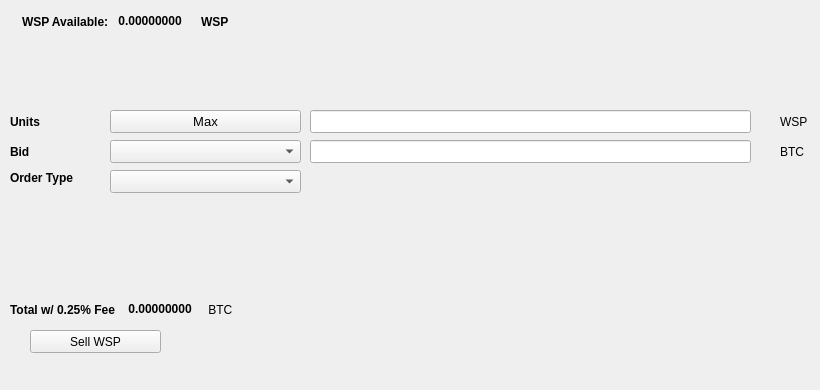
   <widget class="QWidget" name="SellTab">
    <attribute name="title">
     <string>Sell</string>
    </attribute>
    <widget class="QLabel" name="label_16">
     <property name="geometry">
      <rect>
       <x>780</x>
       <y>140</y>
       <width>31</width>
       <height>23</height>
      </rect>
     </property>
     <property name="text">
      <string>BTC</string>
     </property>
    </widget>
    <widget class="QComboBox" name="SellBidcomboBox">
     <property name="geometry">
      <rect>
       <x>110</x>
       <y>140</y>
       <width>191</width>
       <height>23</height>
      </rect>
     </property>
     <property name="font">
      <font>
       <pointsize>10</pointsize>
      </font>
     </property>
    </widget>
    <widget class="QLabel" name="label_18">
     <property name="geometry">
      <rect>
       <x>10</x>
       <y>110</y>
       <width>46</width>
       <height>23</height>
      </rect>
     </property>
     <property name="font">
      <font>
       <weight>75</weight>
       <bold>true</bold>
      </font>
     </property>
     <property name="text">
      <string>Units</string>
     </property>
    </widget>
    <widget class="QPushButton" name="Sell_Max_Amount">
     <property name="geometry">
      <rect>
       <x>110</x>
       <y>110</y>
       <width>191</width>
       <height>23</height>
      </rect>
     </property>
     <property name="font">
      <font>
       <pointsize>10</pointsize>
      </font>
     </property>
     <property name="text">
      <string>Max</string>
     </property>
    </widget>
    <widget class="QLabel" name="label_20">
     <property name="geometry">
      <rect>
       <x>10</x>
       <y>170</y>
       <width>91</width>
       <height>16</height>
      </rect>
     </property>
     <property name="font">
      <font>
       <weight>75</weight>
       <bold>true</bold>
      </font>
     </property>
     <property name="text">
      <string>Order Type</string>
     </property>
    </widget>
    <widget class="QComboBox" name="SellOrdertypeCombo">
     <property name="geometry">
      <rect>
       <x>110</x>
       <y>170</y>
       <width>191</width>
       <height>23</height>
      </rect>
     </property>
     <property name="font">
      <font>
       <pointsize>10</pointsize>
      </font>
     </property>
    </widget>
    <widget class="QLabel" name="label_21">
     <property name="geometry">
      <rect>
       <x>10</x>
       <y>140</y>
       <width>46</width>
       <height>23</height>
      </rect>
     </property>
     <property name="font">
      <font>
       <weight>75</weight>
       <bold>true</bold>
      </font>
     </property>
     <property name="text">
      <string>Bid</string>
     </property>
    </widget>
    <widget class="QLabel" name="label_22">
     <property name="geometry">
      <rect>
       <x>780</x>
       <y>110</y>
       <width>31</width>
       <height>23</height>
      </rect>
     </property>
     <property name="text">
      <string>WSP</string>
     </property>
    </widget>
    <widget class="QLineEdit" name="UnitsInputWSP">
     <property name="geometry">
      <rect>
       <x>310</x>
       <y>110</y>
       <width>441</width>
       <height>23</height>
      </rect>
     </property>
     <property name="font">
      <font>
       <pointsize>9</pointsize>
       <weight>75</weight>
       <bold>true</bold>
      </font>
     </property>
    </widget>
    <widget class="QLineEdit" name="SellBidPriceEdit">
     <property name="geometry">
      <rect>
       <x>310</x>
       <y>140</y>
       <width>441</width>
       <height>23</height>
      </rect>
     </property>
     <property name="font">
      <font>
       <pointsize>9</pointsize>
       <weight>75</weight>
       <bold>true</bold>
      </font>
     </property>
    </widget>
    <widget class="QPushButton" name="SellWSPBTN">
     <property name="geometry">
      <rect>
       <x>30</x>
       <y>330</y>
       <width>131</width>
       <height>23</height>
      </rect>
     </property>
     <property name="text">
      <string>Sell WSP</string>
     </property>
     <property name="icon">
      <iconset resource="../RPICoin">
       <normaloff>:/icons/bitcoin</normaloff>:/icons/bitcoin</iconset>
     </property>
    </widget>
    <widget class="QWidget" name="layoutWidget3">
     <property name="geometry">
      <rect>
       <x>22</x>
       <y>12</y>
       <width>258</width>
       <height>19</height>
      </rect>
     </property>
     <layout class="QHBoxLayout" name="horizontalLayout">
      <item>
       <widget class="QLabel" name="label232_2">
        <property name="font">
         <font>
          <weight>75</weight>
          <bold>true</bold>
         </font>
        </property>
        <property name="text">
         <string>WSP Available:</string>
        </property>
       </widget>
      </item>
      <item>
       <widget class="QLabel" name="WSPAvailableLabel">
        <property name="palette">
         <palette>
          <active>
           <colorrole role="WindowText">
            <brush brushstyle="SolidPattern">
             <color alpha="255">
              <red>0</red>
              <green>0</green>
              <blue>0</blue>
             </color>
            </brush>
           </colorrole>
           <colorrole role="Button">
            <brush brushstyle="SolidPattern">
             <color alpha="255">
              <red>0</red>
              <green>170</green>
              <blue>0</blue>
             </color>
            </brush>
           </colorrole>
           <colorrole role="Light">
            <brush brushstyle="SolidPattern">
             <color alpha="255">
              <red>0</red>
              <green>255</green>
              <blue>0</blue>
             </color>
            </brush>
           </colorrole>
           <colorrole role="Midlight">
            <brush brushstyle="SolidPattern">
             <color alpha="255">
              <red>0</red>
              <green>212</green>
              <blue>0</blue>
             </color>
            </brush>
           </colorrole>
           <colorrole role="Dark">
            <brush brushstyle="SolidPattern">
             <color alpha="255">
              <red>0</red>
              <green>85</green>
              <blue>0</blue>
             </color>
            </brush>
           </colorrole>
           <colorrole role="Mid">
            <brush brushstyle="SolidPattern">
             <color alpha="255">
              <red>0</red>
              <green>113</green>
              <blue>0</blue>
             </color>
            </brush>
           </colorrole>
           <colorrole role="Text">
            <brush brushstyle="SolidPattern">
             <color alpha="255">
              <red>0</red>
              <green>170</green>
              <blue>0</blue>
             </color>
            </brush>
           </colorrole>
           <colorrole role="BrightText">
            <brush brushstyle="SolidPattern">
             <color alpha="255">
              <red>255</red>
              <green>255</green>
              <blue>255</blue>
             </color>
            </brush>
           </colorrole>
           <colorrole role="ButtonText">
            <brush brushstyle="SolidPattern">
             <color alpha="255">
              <red>0</red>
              <green>0</green>
              <blue>0</blue>
             </color>
            </brush>
           </colorrole>
           <colorrole role="Base">
            <brush brushstyle="SolidPattern">
             <color alpha="255">
              <red>255</red>
              <green>255</green>
              <blue>255</blue>
             </color>
            </brush>
           </colorrole>
           <colorrole role="Window">
            <brush brushstyle="SolidPattern">
             <color alpha="255">
              <red>0</red>
              <green>170</green>
              <blue>0</blue>
             </color>
            </brush>
           </colorrole>
           <colorrole role="Shadow">
            <brush brushstyle="SolidPattern">
             <color alpha="255">
              <red>0</red>
              <green>0</green>
              <blue>0</blue>
             </color>
            </brush>
           </colorrole>
           <colorrole role="AlternateBase">
            <brush brushstyle="SolidPattern">
             <color alpha="255">
              <red>127</red>
              <green>212</green>
              <blue>127</blue>
             </color>
            </brush>
           </colorrole>
           <colorrole role="ToolTipBase">
            <brush brushstyle="SolidPattern">
             <color alpha="255">
              <red>255</red>
              <green>255</green>
              <blue>220</blue>
             </color>
            </brush>
           </colorrole>
           <colorrole role="ToolTipText">
            <brush brushstyle="SolidPattern">
             <color alpha="255">
              <red>0</red>
              <green>0</green>
              <blue>0</blue>
             </color>
            </brush>
           </colorrole>
          </active>
          <inactive>
           <colorrole role="WindowText">
            <brush brushstyle="SolidPattern">
             <color alpha="255">
              <red>0</red>
              <green>0</green>
              <blue>0</blue>
             </color>
            </brush>
           </colorrole>
           <colorrole role="Button">
            <brush brushstyle="SolidPattern">
             <color alpha="255">
              <red>0</red>
              <green>170</green>
              <blue>0</blue>
             </color>
            </brush>
           </colorrole>
           <colorrole role="Light">
            <brush brushstyle="SolidPattern">
             <color alpha="255">
              <red>0</red>
              <green>255</green>
              <blue>0</blue>
             </color>
            </brush>
           </colorrole>
           <colorrole role="Midlight">
            <brush brushstyle="SolidPattern">
             <color alpha="255">
              <red>0</red>
              <green>212</green>
              <blue>0</blue>
             </color>
            </brush>
           </colorrole>
           <colorrole role="Dark">
            <brush brushstyle="SolidPattern">
             <color alpha="255">
              <red>0</red>
              <green>85</green>
              <blue>0</blue>
             </color>
            </brush>
           </colorrole>
           <colorrole role="Mid">
            <brush brushstyle="SolidPattern">
             <color alpha="255">
              <red>0</red>
              <green>113</green>
              <blue>0</blue>
             </color>
            </brush>
           </colorrole>
           <colorrole role="Text">
            <brush brushstyle="SolidPattern">
             <color alpha="255">
              <red>0</red>
              <green>170</green>
              <blue>0</blue>
             </color>
            </brush>
           </colorrole>
           <colorrole role="BrightText">
            <brush brushstyle="SolidPattern">
             <color alpha="255">
              <red>255</red>
              <green>255</green>
              <blue>255</blue>
             </color>
            </brush>
           </colorrole>
           <colorrole role="ButtonText">
            <brush brushstyle="SolidPattern">
             <color alpha="255">
              <red>0</red>
              <green>0</green>
              <blue>0</blue>
             </color>
            </brush>
           </colorrole>
           <colorrole role="Base">
            <brush brushstyle="SolidPattern">
             <color alpha="255">
              <red>255</red>
              <green>255</green>
              <blue>255</blue>
             </color>
            </brush>
           </colorrole>
           <colorrole role="Window">
            <brush brushstyle="SolidPattern">
             <color alpha="255">
              <red>0</red>
              <green>170</green>
              <blue>0</blue>
             </color>
            </brush>
           </colorrole>
           <colorrole role="Shadow">
            <brush brushstyle="SolidPattern">
             <color alpha="255">
              <red>0</red>
              <green>0</green>
              <blue>0</blue>
             </color>
            </brush>
           </colorrole>
           <colorrole role="AlternateBase">
            <brush brushstyle="SolidPattern">
             <color alpha="255">
              <red>127</red>
              <green>212</green>
              <blue>127</blue>
             </color>
            </brush>
           </colorrole>
           <colorrole role="ToolTipBase">
            <brush brushstyle="SolidPattern">
             <color alpha="255">
              <red>255</red>
              <green>255</green>
              <blue>220</blue>
             </color>
            </brush>
           </colorrole>
           <colorrole role="ToolTipText">
            <brush brushstyle="SolidPattern">
             <color alpha="255">
              <red>0</red>
              <green>0</green>
              <blue>0</blue>
             </color>
            </brush>
           </colorrole>
          </inactive>
          <disabled>
           <colorrole role="WindowText">
            <brush brushstyle="SolidPattern">
             <color alpha="255">
              <red>0</red>
              <green>85</green>
              <blue>0</blue>
             </color>
            </brush>
           </colorrole>
           <colorrole role="Button">
            <brush brushstyle="SolidPattern">
             <color alpha="255">
              <red>0</red>
              <green>170</green>
              <blue>0</blue>
             </color>
            </brush>
           </colorrole>
           <colorrole role="Light">
            <brush brushstyle="SolidPattern">
             <color alpha="255">
              <red>0</red>
              <green>255</green>
              <blue>0</blue>
             </color>
            </brush>
           </colorrole>
           <colorrole role="Midlight">
            <brush brushstyle="SolidPattern">
             <color alpha="255">
              <red>0</red>
              <green>212</green>
              <blue>0</blue>
             </color>
            </brush>
           </colorrole>
           <colorrole role="Dark">
            <brush brushstyle="SolidPattern">
             <color alpha="255">
              <red>0</red>
              <green>85</green>
              <blue>0</blue>
             </color>
            </brush>
           </colorrole>
           <colorrole role="Mid">
            <brush brushstyle="SolidPattern">
             <color alpha="255">
              <red>0</red>
              <green>113</green>
              <blue>0</blue>
             </color>
            </brush>
           </colorrole>
           <colorrole role="Text">
            <brush brushstyle="SolidPattern">
             <color alpha="255">
              <red>0</red>
              <green>85</green>
              <blue>0</blue>
             </color>
            </brush>
           </colorrole>
           <colorrole role="BrightText">
            <brush brushstyle="SolidPattern">
             <color alpha="255">
              <red>255</red>
              <green>255</green>
              <blue>255</blue>
             </color>
            </brush>
           </colorrole>
           <colorrole role="ButtonText">
            <brush brushstyle="SolidPattern">
             <color alpha="255">
              <red>0</red>
              <green>85</green>
              <blue>0</blue>
             </color>
            </brush>
           </colorrole>
           <colorrole role="Base">
            <brush brushstyle="SolidPattern">
             <color alpha="255">
              <red>0</red>
              <green>170</green>
              <blue>0</blue>
             </color>
            </brush>
           </colorrole>
           <colorrole role="Window">
            <brush brushstyle="SolidPattern">
             <color alpha="255">
              <red>0</red>
              <green>170</green>
              <blue>0</blue>
             </color>
            </brush>
           </colorrole>
           <colorrole role="Shadow">
            <brush brushstyle="SolidPattern">
             <color alpha="255">
              <red>0</red>
              <green>0</green>
              <blue>0</blue>
             </color>
            </brush>
           </colorrole>
           <colorrole role="AlternateBase">
            <brush brushstyle="SolidPattern">
             <color alpha="255">
              <red>0</red>
              <green>170</green>
              <blue>0</blue>
             </color>
            </brush>
           </colorrole>
           <colorrole role="ToolTipBase">
            <brush brushstyle="SolidPattern">
             <color alpha="255">
              <red>255</red>
              <green>255</green>
              <blue>220</blue>
             </color>
            </brush>
           </colorrole>
           <colorrole role="ToolTipText">
            <brush brushstyle="SolidPattern">
             <color alpha="255">
              <red>0</red>
              <green>0</green>
              <blue>0</blue>
             </color>
            </brush>
           </colorrole>
          </disabled>
         </palette>
        </property>
        <property name="font">
         <font>
          <weight>75</weight>
          <bold>true</bold>
         </font>
        </property>
        <property name="text">
         <string> 0.00000000 </string>
        </property>
        <property name="textInteractionFlags">
         <set>Qt::LinksAccessibleByMouse|Qt::TextSelectableByKeyboard|Qt::TextSelectableByMouse</set>
        </property>
       </widget>
      </item>
      <item>
       <widget class="QLabel" name="labelWSP">
        <property name="font">
         <font>
          <weight>75</weight>
          <bold>true</bold>
         </font>
        </property>
        <property name="text">
         <string>WSP</string>
        </property>
       </widget>
      </item>
     </layout>
    </widget>
    <widget class="QWidget" name="layoutWidget">
     <property name="geometry">
      <rect>
       <x>10</x>
       <y>300</y>
       <width>268</width>
       <height>19</height>
      </rect>
     </property>
     <layout class="QHBoxLayout" name="horizontalLayout_2">
      <item>
       <widget class="QLabel" name="label_19">
        <property name="font">
         <font>
          <weight>75</weight>
          <bold>true</bold>
         </font>
        </property>
        <property name="text">
         <string>Total w/ 0.25% Fee </string>
        </property>
       </widget>
      </item>
      <item>
       <widget class="QLabel" name="SellCostLabel">
        <property name="palette">
         <palette>
          <active>
           <colorrole role="WindowText">
            <brush brushstyle="SolidPattern">
             <color alpha="255">
              <red>0</red>
              <green>0</green>
              <blue>0</blue>
             </color>
            </brush>
           </colorrole>
           <colorrole role="Button">
            <brush brushstyle="SolidPattern">
             <color alpha="255">
              <red>0</red>
              <green>170</green>
              <blue>0</blue>
             </color>
            </brush>
           </colorrole>
           <colorrole role="Light">
            <brush brushstyle="SolidPattern">
             <color alpha="255">
              <red>0</red>
              <green>255</green>
              <blue>0</blue>
             </color>
            </brush>
           </colorrole>
           <colorrole role="Midlight">
            <brush brushstyle="SolidPattern">
             <color alpha="255">
              <red>0</red>
              <green>212</green>
              <blue>0</blue>
             </color>
            </brush>
           </colorrole>
           <colorrole role="Dark">
            <brush brushstyle="SolidPattern">
             <color alpha="255">
              <red>0</red>
              <green>85</green>
              <blue>0</blue>
             </color>
            </brush>
           </colorrole>
           <colorrole role="Mid">
            <brush brushstyle="SolidPattern">
             <color alpha="255">
              <red>0</red>
              <green>113</green>
              <blue>0</blue>
             </color>
            </brush>
           </colorrole>
           <colorrole role="Text">
            <brush brushstyle="SolidPattern">
             <color alpha="255">
              <red>0</red>
              <green>170</green>
              <blue>0</blue>
             </color>
            </brush>
           </colorrole>
           <colorrole role="BrightText">
            <brush brushstyle="SolidPattern">
             <color alpha="255">
              <red>255</red>
              <green>255</green>
              <blue>255</blue>
             </color>
            </brush>
           </colorrole>
           <colorrole role="ButtonText">
            <brush brushstyle="SolidPattern">
             <color alpha="255">
              <red>0</red>
              <green>0</green>
              <blue>0</blue>
             </color>
            </brush>
           </colorrole>
           <colorrole role="Base">
            <brush brushstyle="SolidPattern">
             <color alpha="255">
              <red>255</red>
              <green>255</green>
              <blue>255</blue>
             </color>
            </brush>
           </colorrole>
           <colorrole role="Window">
            <brush brushstyle="SolidPattern">
             <color alpha="255">
              <red>0</red>
              <green>170</green>
              <blue>0</blue>
             </color>
            </brush>
           </colorrole>
           <colorrole role="Shadow">
            <brush brushstyle="SolidPattern">
             <color alpha="255">
              <red>0</red>
              <green>0</green>
              <blue>0</blue>
             </color>
            </brush>
           </colorrole>
           <colorrole role="AlternateBase">
            <brush brushstyle="SolidPattern">
             <color alpha="255">
              <red>127</red>
              <green>212</green>
              <blue>127</blue>
             </color>
            </brush>
           </colorrole>
           <colorrole role="ToolTipBase">
            <brush brushstyle="SolidPattern">
             <color alpha="255">
              <red>255</red>
              <green>255</green>
              <blue>220</blue>
             </color>
            </brush>
           </colorrole>
           <colorrole role="ToolTipText">
            <brush brushstyle="SolidPattern">
             <color alpha="255">
              <red>0</red>
              <green>0</green>
              <blue>0</blue>
             </color>
            </brush>
           </colorrole>
          </active>
          <inactive>
           <colorrole role="WindowText">
            <brush brushstyle="SolidPattern">
             <color alpha="255">
              <red>0</red>
              <green>0</green>
              <blue>0</blue>
             </color>
            </brush>
           </colorrole>
           <colorrole role="Button">
            <brush brushstyle="SolidPattern">
             <color alpha="255">
              <red>0</red>
              <green>170</green>
              <blue>0</blue>
             </color>
            </brush>
           </colorrole>
           <colorrole role="Light">
            <brush brushstyle="SolidPattern">
             <color alpha="255">
              <red>0</red>
              <green>255</green>
              <blue>0</blue>
             </color>
            </brush>
           </colorrole>
           <colorrole role="Midlight">
            <brush brushstyle="SolidPattern">
             <color alpha="255">
              <red>0</red>
              <green>212</green>
              <blue>0</blue>
             </color>
            </brush>
           </colorrole>
           <colorrole role="Dark">
            <brush brushstyle="SolidPattern">
             <color alpha="255">
              <red>0</red>
              <green>85</green>
              <blue>0</blue>
             </color>
            </brush>
           </colorrole>
           <colorrole role="Mid">
            <brush brushstyle="SolidPattern">
             <color alpha="255">
              <red>0</red>
              <green>113</green>
              <blue>0</blue>
             </color>
            </brush>
           </colorrole>
           <colorrole role="Text">
            <brush brushstyle="SolidPattern">
             <color alpha="255">
              <red>0</red>
              <green>170</green>
              <blue>0</blue>
             </color>
            </brush>
           </colorrole>
           <colorrole role="BrightText">
            <brush brushstyle="SolidPattern">
             <color alpha="255">
              <red>255</red>
              <green>255</green>
              <blue>255</blue>
             </color>
            </brush>
           </colorrole>
           <colorrole role="ButtonText">
            <brush brushstyle="SolidPattern">
             <color alpha="255">
              <red>0</red>
              <green>0</green>
              <blue>0</blue>
             </color>
            </brush>
           </colorrole>
           <colorrole role="Base">
            <brush brushstyle="SolidPattern">
             <color alpha="255">
              <red>255</red>
              <green>255</green>
              <blue>255</blue>
             </color>
            </brush>
           </colorrole>
           <colorrole role="Window">
            <brush brushstyle="SolidPattern">
             <color alpha="255">
              <red>0</red>
              <green>170</green>
              <blue>0</blue>
             </color>
            </brush>
           </colorrole>
           <colorrole role="Shadow">
            <brush brushstyle="SolidPattern">
             <color alpha="255">
              <red>0</red>
              <green>0</green>
              <blue>0</blue>
             </color>
            </brush>
           </colorrole>
           <colorrole role="AlternateBase">
            <brush brushstyle="SolidPattern">
             <color alpha="255">
              <red>127</red>
              <green>212</green>
              <blue>127</blue>
             </color>
            </brush>
           </colorrole>
           <colorrole role="ToolTipBase">
            <brush brushstyle="SolidPattern">
             <color alpha="255">
              <red>255</red>
              <green>255</green>
              <blue>220</blue>
             </color>
            </brush>
           </colorrole>
           <colorrole role="ToolTipText">
            <brush brushstyle="SolidPattern">
             <color alpha="255">
              <red>0</red>
              <green>0</green>
              <blue>0</blue>
             </color>
            </brush>
           </colorrole>
          </inactive>
          <disabled>
           <colorrole role="WindowText">
            <brush brushstyle="SolidPattern">
             <color alpha="255">
              <red>0</red>
              <green>85</green>
              <blue>0</blue>
             </color>
            </brush>
           </colorrole>
           <colorrole role="Button">
            <brush brushstyle="SolidPattern">
             <color alpha="255">
              <red>0</red>
              <green>170</green>
              <blue>0</blue>
             </color>
            </brush>
           </colorrole>
           <colorrole role="Light">
            <brush brushstyle="SolidPattern">
             <color alpha="255">
              <red>0</red>
              <green>255</green>
              <blue>0</blue>
             </color>
            </brush>
           </colorrole>
           <colorrole role="Midlight">
            <brush brushstyle="SolidPattern">
             <color alpha="255">
              <red>0</red>
              <green>212</green>
              <blue>0</blue>
             </color>
            </brush>
           </colorrole>
           <colorrole role="Dark">
            <brush brushstyle="SolidPattern">
             <color alpha="255">
              <red>0</red>
              <green>85</green>
              <blue>0</blue>
             </color>
            </brush>
           </colorrole>
           <colorrole role="Mid">
            <brush brushstyle="SolidPattern">
             <color alpha="255">
              <red>0</red>
              <green>113</green>
              <blue>0</blue>
             </color>
            </brush>
           </colorrole>
           <colorrole role="Text">
            <brush brushstyle="SolidPattern">
             <color alpha="255">
              <red>0</red>
              <green>85</green>
              <blue>0</blue>
             </color>
            </brush>
           </colorrole>
           <colorrole role="BrightText">
            <brush brushstyle="SolidPattern">
             <color alpha="255">
              <red>255</red>
              <green>255</green>
              <blue>255</blue>
             </color>
            </brush>
           </colorrole>
           <colorrole role="ButtonText">
            <brush brushstyle="SolidPattern">
             <color alpha="255">
              <red>0</red>
              <green>85</green>
              <blue>0</blue>
             </color>
            </brush>
           </colorrole>
           <colorrole role="Base">
            <brush brushstyle="SolidPattern">
             <color alpha="255">
              <red>0</red>
              <green>170</green>
              <blue>0</blue>
             </color>
            </brush>
           </colorrole>
           <colorrole role="Window">
            <brush brushstyle="SolidPattern">
             <color alpha="255">
              <red>0</red>
              <green>170</green>
              <blue>0</blue>
             </color>
            </brush>
           </colorrole>
           <colorrole role="Shadow">
            <brush brushstyle="SolidPattern">
             <color alpha="255">
              <red>0</red>
              <green>0</green>
              <blue>0</blue>
             </color>
            </brush>
           </colorrole>
           <colorrole role="AlternateBase">
            <brush brushstyle="SolidPattern">
             <color alpha="255">
              <red>0</red>
              <green>170</green>
              <blue>0</blue>
             </color>
            </brush>
           </colorrole>
           <colorrole role="ToolTipBase">
            <brush brushstyle="SolidPattern">
             <color alpha="255">
              <red>255</red>
              <green>255</green>
              <blue>220</blue>
             </color>
            </brush>
           </colorrole>
           <colorrole role="ToolTipText">
            <brush brushstyle="SolidPattern">
             <color alpha="255">
              <red>0</red>
              <green>0</green>
              <blue>0</blue>
             </color>
            </brush>
           </colorrole>
          </disabled>
         </palette>
        </property>
        <property name="font">
         <font>
          <weight>75</weight>
          <bold>true</bold>
         </font>
        </property>
        <property name="autoFillBackground">
         <bool>false</bool>
        </property>
        <property name="text">
         <string> 0.00000000</string>
        </property>
        <property name="textInteractionFlags">
         <set>Qt::LinksAccessibleByMouse|Qt::TextSelectableByMouse</set>
        </property>
       </widget>
      </item>
      <item>
       <widget class="QLabel" name="label_17">
        <property name="font">
         <font>
          <weight>50</weight>
          <bold>false</bold>
         </font>
        </property>
        <property name="text">
         <string> BTC</string>
        </property>
       </widget>
      </item>
     </layout>
    </widget>
    <widget class="QLabel" name="label_23">
     <property name="geometry">
      <rect>
       <x>460</x>
       <y>300</y>
       <width>281</width>
       <height>81</height>
      </rect>
     </property>
     <property name="text">
      <string/>
     </property>
     <property name="pixmap">
      <pixmap>:/images/bittrex</pixmap>
     </property>
    </widget>
   </widget>
